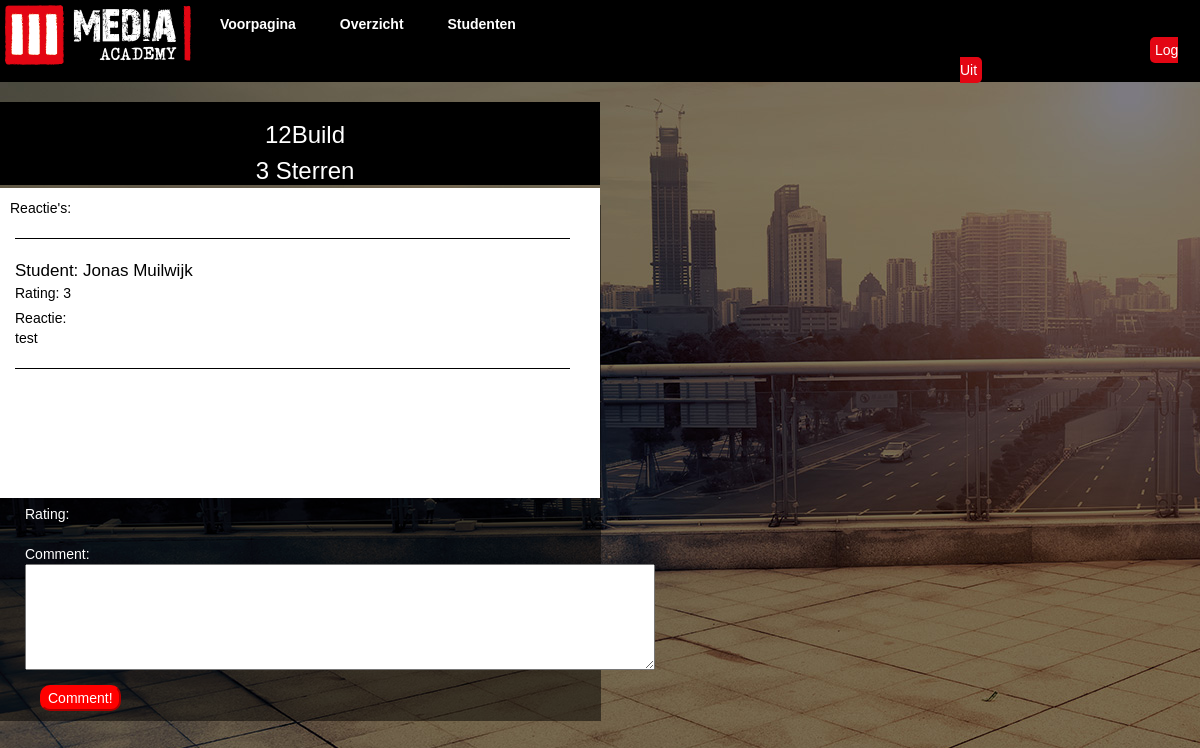
Before: /bedrijf/showBedrijf/21 (signed in) with the older database file.
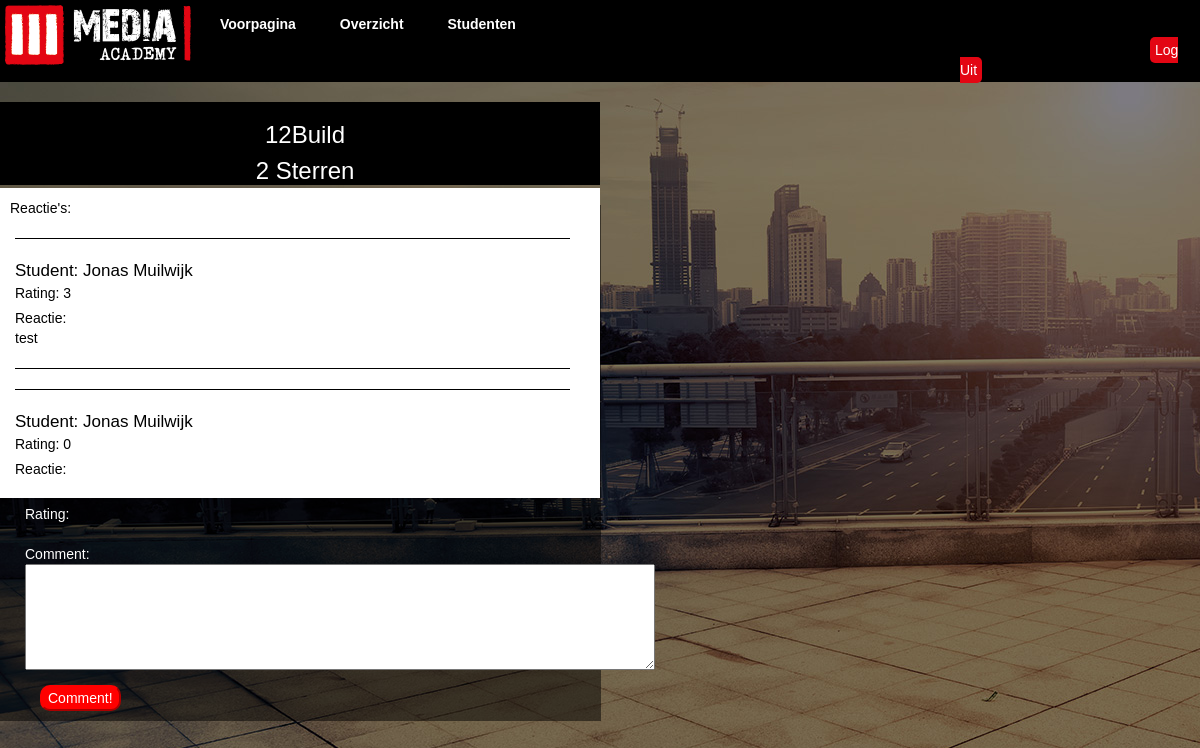
After: the same page with the newer database file.
### tables this page shows
CREATE TABLE IF NOT EXISTS `bedrijven` (
  `bedrijf_id` int(11) NOT NULL AUTO_INCREMENT,
  `ref_nummer` int(11) NOT NULL,
  `soort` int(1) NOT NULL,
  `bedrijf_naam` varchar(25) NOT NULL,
  `Adres` varchar(50) NOT NULL,
  `Postcode` varchar(7) NOT NULL,
  `Plaats` varchar(50) NOT NULL,
  `Telefoonnummer` int(11) NOT NULL,
  `Website` varchar(50) NOT NULL,
  `Contactpersoon_telefoon` int(10) NOT NULL,
  `Contactpersoon_email` varchar(30) NOT NULL,
  `Praktijkbegeleider` varchar(30) NOT NULL,
  `Praktijkbegeleider_telefoon` int(10) NOT NULL,
  PRIMARY KEY (`bedrijf_id`)
);

CREATE TABLE IF NOT EXISTS `comments` (
  `comment_id` int(11) NOT NULL AUTO_INCREMENT,
  `bedrijf_id` int(11) NOT NULL,
  `leerlingnummer` int(11) NOT NULL,
  `comment` varchar(500) NOT NULL,
  `rating` int(1) NOT NULL,
  PRIMARY KEY (`comment_id`)
);

CREATE TABLE IF NOT EXISTS `studenten` (
  `leerlingnummer` int(11) NOT NULL,
  `voornaam` varchar(25) NOT NULL,
  `achternaam` varchar(25) NOT NULL,
  `wachtwoord` varchar(256) NOT NULL,
  `email` varchar(30) NOT NULL,
  `geboortedatum` timestamp NOT NULL DEFAULT CURRENT_TIMESTAMP ON UPDATE CURRENT_TIMESTAMP,
  `telefoonnummer` int(11) NOT NULL,
  `klas` varchar(11) NOT NULL,
  `leraar_id` int(11) NOT NULL,
  PRIMARY KEY (`leerlingnummer`)
);

### controller/bedrijf.class.php (called while the page is built, shortened)
<?php
class Bedrijf extends Controller {
    public function __construct() {
        $this->view->script = 'bedrijf';
        $this->view->title = 'Bedrijf';
        $this->view->style = 'bootstrap';
        $this->view->altStyle = 'style1';
    }
    function showBedrijf($id) {
        $this->getComments($id);
        $bedrijfInfo = $this->model->getBedrijfInfo($id);
        $gemiddelde = $this->model->getGemiddelde($id);
        $this->view->bedrijfId = $id;
        $this->view->info = $bedrijfInfo;
	$locations = "[";
	foreach($bedrijfInfo as $mapsLocation){
	    $locations .= "'" . $mapsLocation['Postcode'] . "'" . ", ";
	}
	$locations = substr($locations, 0, strlen($locations) - 2) . "]";
	$this->view->locations = $locations;
        $this->view->gemiddelde = round($gemiddelde[0]["gemiddelde"]);
        $this->view->render('bedrijf');
    }
    function getComments($id){
        $comments = $this->model->showComment($id);
        $this->view->comments = $comments;
    }
}

### libs/ini.php (called while the page is built, shortened)
<?php
require 'libs/controller.php';
require 'libs/model.php';
$site = new Router();

### index.php (called while the page is built)
<?php
require 'libs/ini.php';

### libs/model.php (called while the page is built)
<?php
class Model{
    public function __construct(){
	$this->dbh = new Database();
    }
}

### model/bedrijf.model.php (called while the page is built, shortened)
<?php
class Bedrijf_Model extends Model {
    function showComment($id) {
        $sth = $this->dbh->prepare("SELECT * FROM comments"
                . " INNER JOIN studenten ON comments.leerlingnummer = studenten.leerlingnummer"
                 ." WHERE comments.bedrijf_id = '" . $id . "'");
        $sth->execute();
        return $sth->fetchall();
    }
    function getBedrijfInfo($id){
        $sth = $this->dbh->prepare("SELECT * FROM bedrijven WHERE bedrijf_id = '" . $id . "'");
        $sth->execute();
        return $sth->fetchall();
    }
}

### libs/controller.php (called while the page is built, shortened)
<?php
class Controller {
    public function loadmodel($name) {
        $path = 'model/' . $name . '.model.php';
        if (file_exists($path)) {
            $this->model = new $modelname;
        }
    }
}

### view/content/bedrijf.php (the view, shortened to what this page needs)
<div id="wrap">
    <div id="leftBlock">
        <div id="info"><h3>
                <?php
                if (isset($this->info)) {
                    foreach ($this->info as $info) {
                        ?>
                        <div class="bedrijfInfo"><p><?php echo $info['bedrijf_naam'] ?></p></div>
                        <div class="bedrijfInfo"><p id="Gsterren"><?php echo $this->gemiddelde ?> Sterren</p></div>
                    </h3> </div>
                <div id="infoWrapper">
                    <div id="comments">
                        <div class="bedrijfInform"><p>Reactie's:</p></div>
                    </div>
                    <?php
                }
            }
            ?>
            <div id="gebruikerComments">
                <?php
                if (isset($this->comments)) {
                    foreach ($this->comments as $row) {
                        echo
                        "<div class='leerlingnummer'>" . "Student: " . $row['voornaam'] . " " . $row['achternaam'] . "</div>"
                        . " <div class='rating'>" . "Rating: " . $row['rating'] . "</div>"
                        . "<div class='comment'>" . "Reactie: <br>" . $row['comment'] . "</div>" . "<br>";
                    }
                }
                ?>
            </div></div>
        <?php
        if ($_SESSION['role'] == 0) {
            echo
            "<div class='bedrijf-comments-test'>
		    <form class='form2' action='" . URL . "bedrijf/postComment' method='post'>
		    <input type='hidden' name='leerlingnummer' value=" . $_SESSION['user_id'] . ">
			<input type='hidden' name='bedrijf_id' value=" . $this->bedrijfId . " />
			<input type='hidden' name='rating' id='ratingInput' value='' />
			Rating:<span class='rating'>
			<input type='radio' class='rating-input'
			   id='rating-input-5' name='rating-input-1'>
			<label for='rating-input-5' class='rating-star'></label>
			<input type='radio' class='rating-input'
			   id='rating-input-4' name='rating-input-1'>
			<label for='rating-input-4' class='rating-star'></label>
			<input type='radio' class='rating-input'
			   id='rating-input-3' name='rating-input-1'>
			<label for='rating-input-3' class='rating-star'></label>
			<input type='radio' class='rating-input'
			   id='rating-input-2' name='rating-input-1'>
			<label for='rating-input-2' class='rating-star'></label>
			<input type='radio' class='rating-input'
			   id='rating-input-1' name='rating-input-1'>
			<label for='rating-input-1' class='rating-star'></label>
			</span><br><br>
			Comment:<textarea type='text' rows='5' cols='75' class='form-control2' name='comment'></textarea><br>
			<input type='submit' class='btnComment' value='Comment!'>
		    </form>
		</div>";
        } else {
        }
        ?>
    </div>
    <div class="map2"><div id="map"  style="width: 500px; height: 400px;">
        </div></div>
</div>

Changed rows visible on the page:
computed for bedrijven "12Build": gemiddelde "3" → "2"
added comments: studenten.voornaam "Jonas", studenten.achternaam "Muilwijk", rating "0"
